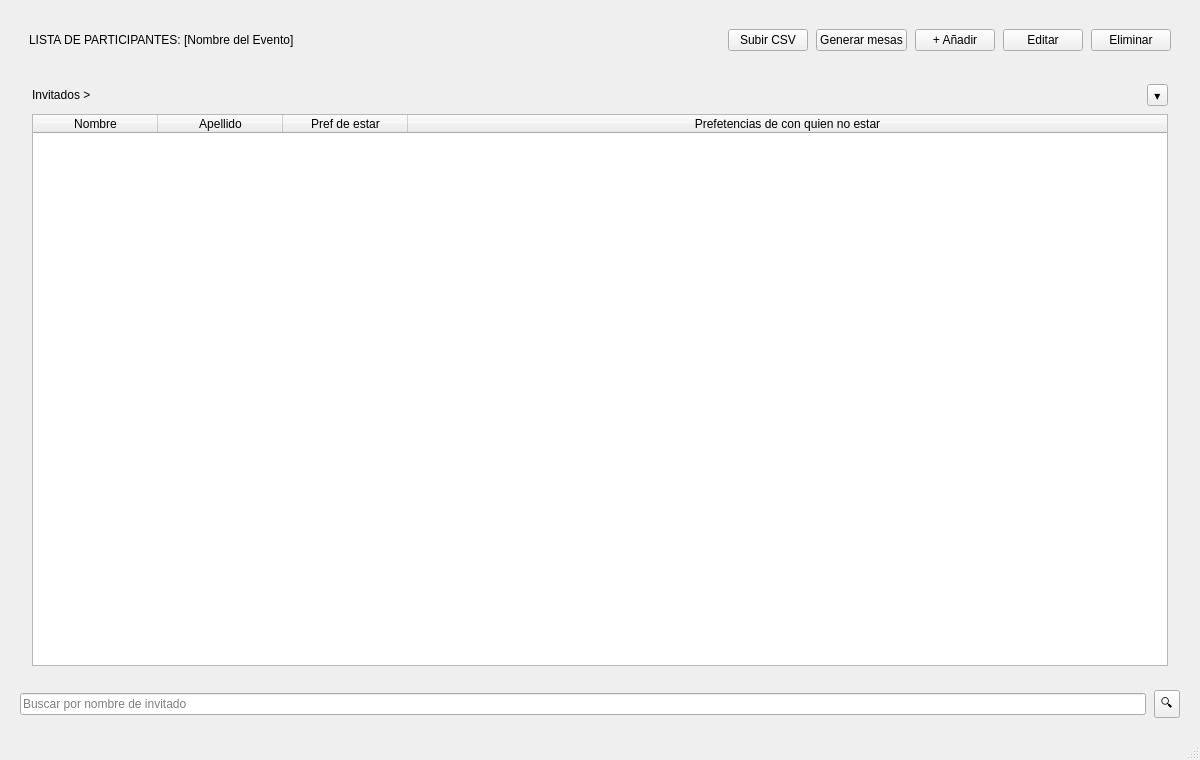
<?xml version="1.0" encoding="UTF-8"?>
<ui version="4.0">
 <class>MainWindow</class>
 <widget class="QMainWindow" name="MainWindow">
  <property name="geometry">
   <rect>
    <x>0</x>
    <y>0</y>
    <width>1200</width>
    <height>760</height>
   </rect>
  </property>
  <property name="windowTitle">
   <string>Gestor de eventos — Participantes</string>
  </property>
  <widget class="QWidget" name="centralwidget">
   <layout class="QVBoxLayout" name="mainLayout">
    <property name="spacing">
     <number>12</number>
    </property>
    <property name="leftMargin">
     <number>20</number>
    </property>
    <property name="topMargin">
     <number>20</number>
    </property>
    <property name="rightMargin">
     <number>20</number>
    </property>
    <property name="bottomMargin">
     <number>20</number>
    </property>
    <item>
     <widget class="QWidget" name="header" native="true">
      <layout class="QHBoxLayout" name="headerLayout">
       <property name="spacing">
        <number>8</number>
       </property>
       <item>
        <widget class="QLabel" name="lblTitulo">
         <property name="sizePolicy">
          <sizepolicy hsizetype="Expanding" vsizetype="Preferred">
           <horstretch>0</horstretch>
           <verstretch>0</verstretch>
          </sizepolicy>
         </property>
         <property name="text">
          <string>LISTA DE PARTICIPANTES: [Nombre del Evento]</string>
         </property>
        </widget>
       </item>
       <item>
        <widget class="QPushButton" name="btnSubirCSV">
         <property name="text">
          <string>Subir CSV</string>
         </property>
        </widget>
       </item>
       <item>
        <widget class="QPushButton" name="btnGenerarMesas">
         <property name="text">
          <string>Generar mesas</string>
         </property>
        </widget>
       </item>
       <item>
        <widget class="QPushButton" name="btnAnadir">
         <property name="text">
          <string>+ Añadir</string>
         </property>
        </widget>
       </item>
       <item>
        <widget class="QPushButton" name="btnEditar">
         <property name="text">
          <string>Editar</string>
         </property>
        </widget>
       </item>
       <item>
        <widget class="QPushButton" name="btnEliminar">
         <property name="text">
          <string>Eliminar</string>
         </property>
        </widget>
       </item>
      </layout>
     </widget>
    </item>
    <item>
     <widget class="QFrame" name="wrapTabla">
      <property name="frameShape">
       <enum>QFrame::NoFrame</enum>
      </property>
      <layout class="QVBoxLayout" name="wrapTablaLayout">
       <property name="spacing">
        <number>8</number>
       </property>
       <property name="leftMargin">
        <number>12</number>
       </property>
       <property name="topMargin">
        <number>12</number>
       </property>
       <property name="rightMargin">
        <number>12</number>
       </property>
       <property name="bottomMargin">
        <number>12</number>
       </property>
       <item>
        <widget class="QWidget" name="barraSeccion" native="true">
         <layout class="QHBoxLayout" name="barraSeccionLayout">
          <property name="spacing">
           <number>8</number>
          </property>
          <property name="leftMargin">
           <number>0</number>
          </property>
          <property name="topMargin">
           <number>0</number>
          </property>
          <property name="rightMargin">
           <number>0</number>
          </property>
          <property name="bottomMargin">
           <number>0</number>
          </property>
          <item>
           <widget class="QLabel" name="lblSeccion">
            <property name="sizePolicy">
             <sizepolicy hsizetype="Expanding" vsizetype="Preferred">
              <horstretch>0</horstretch>
              <verstretch>0</verstretch>
             </sizepolicy>
            </property>
            <property name="text">
             <string>Invitados &gt;</string>
            </property>
           </widget>
          </item>
          <item>
           <widget class="QToolButton" name="btnMenuTabla">
            <property name="toolTip">
             <string>Menú de tabla</string>
            </property>
            <property name="text">
             <string>▾</string>
            </property>
           </widget>
          </item>
         </layout>
        </widget>
       </item>
       <item>
        <widget class="QTableWidget" name="tblInvitados">
         <property name="editTriggers">
          <set>QAbstractItemView::NoEditTriggers</set>
         </property>
         <property name="alternatingRowColors">
          <bool>true</bool>
         </property>
         <property name="selectionMode">
          <enum>QAbstractItemView::SingleSelection</enum>
         </property>
         <property name="selectionBehavior">
          <enum>QAbstractItemView::SelectRows</enum>
         </property>
         <property name="rowCount">
          <number>0</number>
         </property>
         <property name="columnCount">
          <number>4</number>
         </property>
         <attribute name="horizontalHeaderVisible">
          <bool>true</bool>
         </attribute>
         <attribute name="horizontalHeaderCascadingSectionResizes">
          <bool>true</bool>
         </attribute>
         <attribute name="horizontalHeaderMinimumSectionSize">
          <number>125</number>
         </attribute>
         <attribute name="horizontalHeaderDefaultSectionSize">
          <number>125</number>
         </attribute>
         <attribute name="horizontalHeaderHighlightSections">
          <bool>true</bool>
         </attribute>
         <attribute name="horizontalHeaderShowSortIndicator" stdset="0">
          <bool>true</bool>
         </attribute>
         <attribute name="horizontalHeaderStretchLastSection">
          <bool>true</bool>
         </attribute>
         <attribute name="verticalHeaderVisible">
          <bool>false</bool>
         </attribute>
         <attribute name="verticalHeaderMinimumSectionSize">
          <number>23</number>
         </attribute>
         <attribute name="verticalHeaderDefaultSectionSize">
          <number>125</number>
         </attribute>
         <attribute name="verticalHeaderHighlightSections">
          <bool>false</bool>
         </attribute>
         <attribute name="verticalHeaderShowSortIndicator" stdset="0">
          <bool>false</bool>
         </attribute>
         <column>
          <property name="text">
           <string>Nombre</string>
          </property>
         </column>
         <column>
          <property name="text">
           <string>Apellido</string>
          </property>
         </column>
         <column>
          <property name="text">
           <string>Pref de estar</string>
          </property>
         </column>
         <column>
          <property name="text">
           <string>Prefetencias de con quien no estar</string>
          </property>
         </column>
        </widget>
       </item>
      </layout>
     </widget>
    </item>
    <item>
     <widget class="QWidget" name="buscarWrap" native="true">
      <layout class="QHBoxLayout" name="buscarLayout">
       <property name="spacing">
        <number>8</number>
       </property>
       <property name="leftMargin">
        <number>0</number>
       </property>
       <property name="topMargin">
        <number>0</number>
       </property>
       <property name="rightMargin">
        <number>0</number>
       </property>
       <property name="bottomMargin">
        <number>0</number>
       </property>
       <item>
        <widget class="QLineEdit" name="txtBuscar">
         <property name="sizePolicy">
          <sizepolicy hsizetype="Expanding" vsizetype="Fixed">
           <horstretch>0</horstretch>
           <verstretch>0</verstretch>
          </sizepolicy>
         </property>
         <property name="placeholderText">
          <string>Buscar por nombre de invitado</string>
         </property>
        </widget>
       </item>
       <item>
        <widget class="QToolButton" name="btnBuscar">
         <property name="toolTip">
          <string>Buscar</string>
         </property>
         <property name="text">
          <string>🔍</string>
         </property>
        </widget>
       </item>
      </layout>
     </widget>
    </item>
   </layout>
  </widget>
  <widget class="QStatusBar" name="statusbar"/>
 </widget>
 <resources/>
 <connections/>
</ui>
